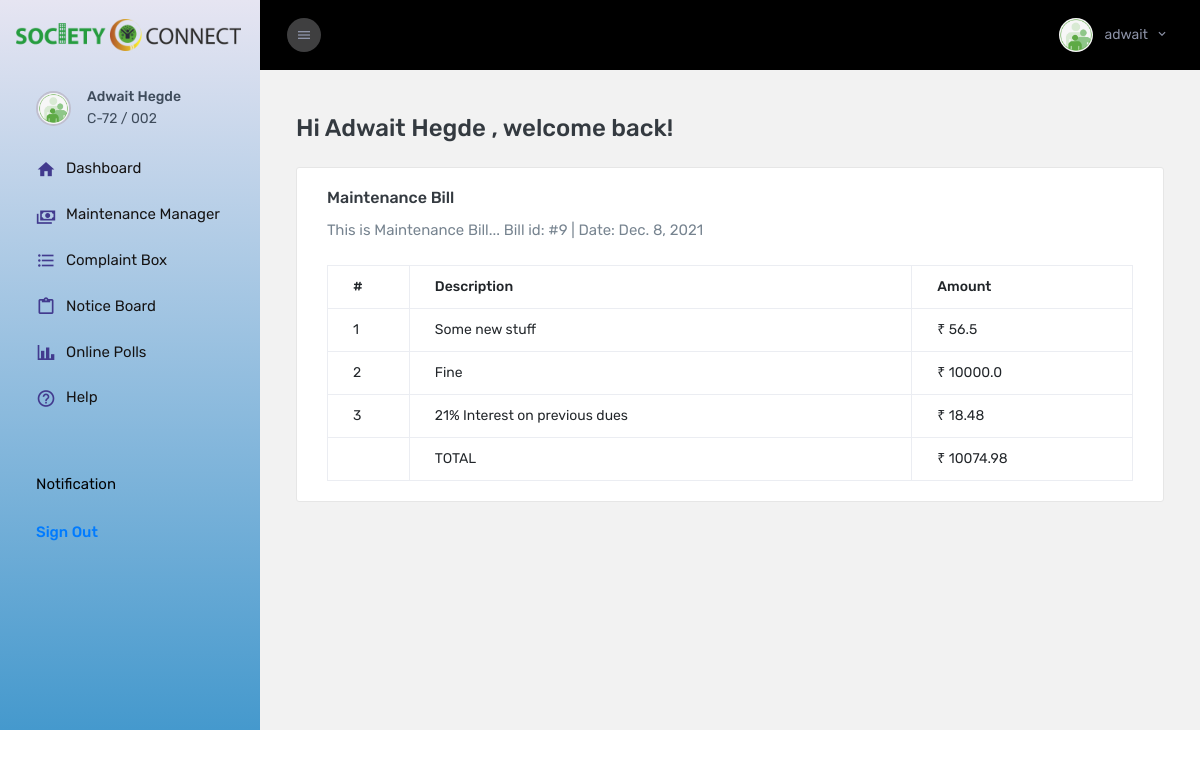
The app's page /maintenancebill/9/ (signed in) with its own data.
### app/models.py (models this page shows, shortened)
class MaintenanceBill(models.Model):
    bill_id = models.AutoField(primary_key=True)
    owner = models.ForeignKey(SocietyMember,on_delete=models.SET_NULL,null=True)
    total = models.FloatField(default=0)
    date = models.DateField(auto_now=True)

class BillDetail(models.Model):
    bill = models.ForeignKey(MaintenanceBill,on_delete=models.CASCADE)
    description = models.CharField(max_length=30)
    amount = models.FloatField()

### app/views.py (the view)
# urls.py: path('maintenancebill/<int:pk>/', views.maintenancebill_one, name='maintenancebill_one'),
@login_required
def maintenancebill_one(request, pk):
    if request.method == "GET":
        try:
            sm = SocietyMember.objects.get(user=request.user)
            if sm.is_owner:
                bill = MaintenanceBill.objects.get(pk=pk)
                dets = BillDetail.objects.filter(bill=bill)
                return render(request, 'app/maintenancebillsingle.html', {"bill":bill, "dets":dets})
            else:
                return redirect('/dashboard/')
        except:
            return redirect('/dashboard/')

### app/templates/app/maintenancebillsingle.html (shortened to what this page needs)
{% extends "app/base_owner.html" %}
{% block content%}
            <div class="row">
            <div class="col-lg-12 grid-margin stretch-card">
              <div class="card">
                <div class="card-body">
                  <h4 class="card-title">Maintenance Bill</h4>
                  <p class="card-description"> This is Maintenance Bill...  Bill id: #{{bill.bill_id}} | Date: {{bill.date}}
                  </p>
                  <div class="table-responsive">
                    <table class="table table-bordered">
                      <thead>
                        <tr>
                          <th>#</th>
                          <th>Description</th>
                          <th>Amount</th>
                        </tr>
                      </thead>
                      <tbody>
                        {% for det in dets %}
                          <tr>
                            <td>{{ forloop.counter }}</td>
                            <td>{{ det.description }}</td>
                            <td>₹ {{ det.amount }}</td>
                          </tr>
                        {% endfor %}
                        <tr>
                          <td></td>
                          <td>TOTAL</td>
                          <td>₹ {{bill.total}}</td>
                        </tr>
                      </tbody>
                    </table>
                  </div>
                </div>
              </div>
{% endblock content %}

### app/templates/app/base_owner.html (shortened to what this page needs)
{% load static %}
<!DOCTYPE html>
<html lang="en">
  <head>
    <link rel="stylesheet" href="{% static 'assets/vendors/mdi/css/materialdesignicons.min.css' %}" />
    <link rel="stylesheet" href="{% static 'assets/vendors/flag-icon-css/css/flag-icon.min.css' %}" />
    <link rel="stylesheet" href="{% static 'assets/vendors/css/vendor.bundle.base.css' %}" />
    <link rel="stylesheet" href="{% static 'assets/vendors/font-awesome/css/font-awesome.min.css' %}" />
    <link rel="stylesheet" href="{% static 'assets/vendors/bootstrap-datepicker/bootstrap-datepicker.min.css' %}" />
    <link rel="stylesheet" href="{% static 'assets/css/style.css' %}" />
  </head>
  <body>
    <div class="container-scroller">
      <nav class="sidebar sidebar-offcanvas" id="sidebar">
        <div class="text-center sidebar-brand-wrapper d-flex align-items-center">
          <span class="menu-title">  <a class="p-3 mt-3" href="/"><img src="{% static 'assets/images/logo.png' %}" alt="logo"  width="225px"/></a></span>
        </div>
        <ul class="nav">
          <li class="nav-item nav-profile">
            <a href="/" class="nav-link">
              <div class="nav-profile-image">
                <img src="{% static 'assets/images/loginusers.png' %}" alt="profile" />
              </div>
              <div class="nav-profile-text d-flex flex-column pr-3">
                <span class="font-weight-medium mb-2">{{user.first_name}} {{user.last_name}}</span>
                <span class="font-weight-normal"> C-72 / 002</span>
              </div>
            </a>
          </li>
          <li class="nav-item">
            <a class="nav-link" href="/dashboard/">
              <i class="mdi mdi-home menu-icon"></i>
              <span class="menu-title">Dashboard</span>
            </a>
          </li>
          <li class="nav-item">
            <a class="nav-link" href="/paymentgateway/">
              <i class="mdi mdi-cash-multiple menu-icon"></i>
              <span class="menu-title">Maintenance Manager</span>
            </a>
          </li>
          <li class="nav-item">
            <a class="nav-link" href="/complaintbox/">
              <i class="mdi mdi-format-list-bulleted menu-icon"></i>
              <span class="menu-title">Complaint Box</span>
            </a>
          </li>
          <li class="nav-item">
            <a class="nav-link" href="/notice/">
              <i class="mdi mdi-clipboard-outline menu-icon"></i>
              <span class="menu-title">Notice Board</span>
            </a>
          </li>
          <li class="nav-item">
            <a class="nav-link" href="/onlinepolls/">
              <i class="mdi mdi-chart-bar menu-icon"></i>
              <span class="menu-title">Online Polls</span>
            </a>
          </li>
          <li class="nav-item">
            <a class="nav-link" href="/help/">
              <i class="mdi mdi-help-circle-outline menu-icon"></i>
              <span class="menu-title">Help</span>
            </a>
          </li>
          <li class="nav-item sidebar-actions">
            <div class="nav-link">
              <div class="mt-4">
                <div class="border-none">
                  <p class="text-black">Notification</p>
                </div>
                <ul class="mt-4 pl-0">
                  <li><a href="/logout/">Sign Out</a></li>
                </ul>
              </div>
            </div>
          </li>
        </ul>
      </nav>
      <div class="container-fluid page-body-wrapper">
        <nav class="navbar col-lg-12 col-12 p-lg-0 fixed-top d-flex flex-row">
          <div class="navbar-menu-wrapper d-flex align-items-stretch justify-content-between">
            <button class="navbar-toggler navbar-toggler align-self-center mr-2" type="button" data-toggle="minimize">
              <i class="mdi mdi-menu"></i>
            </button>
            <ul class="navbar-nav navbar-nav-right ml-lg-auto">
              <li class="nav-item nav-profile dropdown border-0">
                <a class="nav-link dropdown-toggle" id="profileDropdown" href="/" data-toggle="dropdown">
                  <img class="nav-profile-img mr-2" alt="" src="{% static 'assets/images/loginusers.png' %}" />
                  <span class="profile-name">{{user.username}}</span>
                </a>
              </li>
            </ul>
          </div>
        </nav>
        <div class="main-panel">
          <div class="content-wrapper pb-0">
            <div class="page-header flex-wrap">
              <h3 class="mb-0"> Hi {{user.first_name}} {{user.last_name}} , welcome back! </h3>
            </div>
            {% block content %}
            {% endblock content %}
            </div>
          </div>
          <footer class="footer">
          </footer>
        </div>
      </div>
    </div>
  </body>
</html>

### records on screen
MaintenanceBill: bill_id "9", date "Dec. 8, 2021", total "10074.98"
BillDetail: description "Some new stuff", amount "56.5"
BillDetail: description "Fine", amount "10000.0"
BillDetail: description "21% Interest on previous dues", amount "18.48"

### other values on screen
{{ user.first_name }} "Adwait"
{{ user.last_name }} "Hegde"
{{ user.username }} "adwait"
